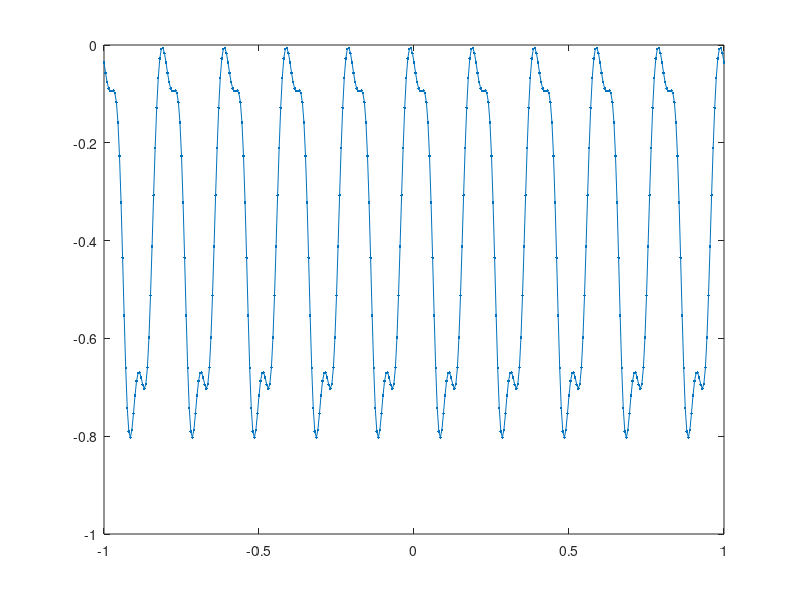

Reproduce this figure in MATLAB.
% Choose a kernel (covariance function)  
kernel = 5;  
switch kernel     
  case 1; k =@(x,y) 1*x'*y; % Linear      
  case 2; k =@(x,y) 1*min(x,y); % Brownian     
  case 3; k =@(x,y) exp(-1013*(x-y)'*(x-y)) % Squared exponential     
  case 4; k =@(x,y) exp(-1*sqrt((x-y)'*(x-y)))     
  case 5; k =@(x,y) exp(-1*sin(5*pi*(x-y))^2) % Periodic     
  case 6; k =@(x,y) exp(-100*min(abs(x-y), abs(x+y))^2) 
end            
  
  % Choose points at which to sample
  x= (-1:.005:1);  n = length(x);  
  
  % Construct the covariance matrix  
  C = zeros(n,n); 
  for i = 1:n      
    for j = 1:n          
      C(i,j)= k(x(i),x(j));     
    end 
  end 
  
  % Sample from the Gaussian process at these  
  for _ = 1:1
    u = randn(n,1); % sample u ~ N(0, I) 
    [A,S, B] = svd(C); % factor C = ASB' 
    z = A*sqrt(S)*u; % z = A S^.5 u  
    
    % Plot  
    figure(2); hold on; grid on; clf 
    plot(x,z,'.-') 
    %axis([0, 1, -2, 2])
  end
  